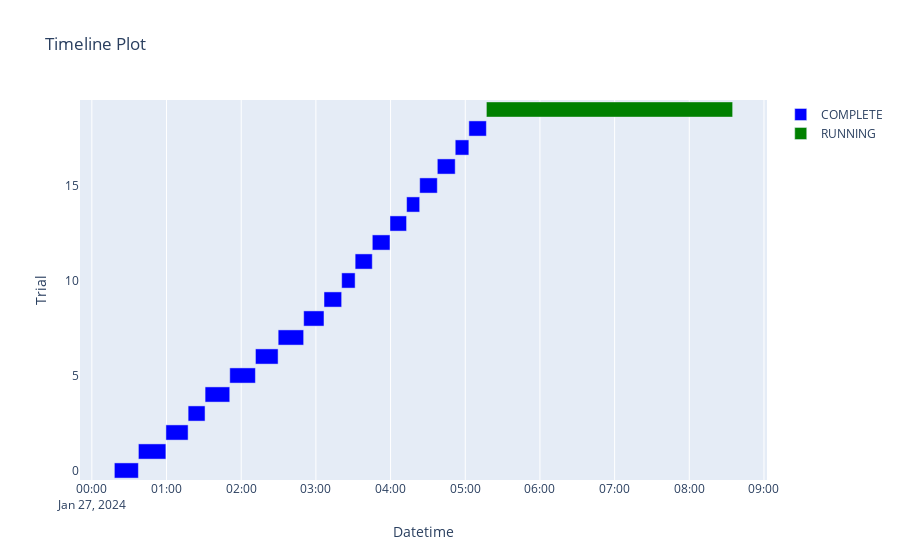

This figure's notebook cell:
### Code cell
plot_timeline(study)

### Figure 1 — Plotly figure (JSON) as saved in the notebook; plotly's stock layout.template omitted (floating-point values rounded to 4 significant figures)
{"data": [{"base": ["2024-01-27T00:18:04.562838", "2024-01-27T00:37:24.130040", "2024-01-27T00:59:30.289170", "2024-01-27T01:17:20.552049", "2024-01-27T01:30:58.434043", "2024-01-27T01:50:48.479059", "2024-01-27T02:11:25.944841", "2024-01-27T02:29:41.466138", "2024-01-27T02:50:10.986072", "2024-01-27T03:06:30.945310", "2024-01-27T03:20:42.695234", "2024-01-27T03:31:31.896877", "2024-01-27T03:45:19.052269", "2024-01-27T03:59:32.222684", "2024-01-27T04:12:51.792926", "2024-01-27T04:23:24.150124", "2024-01-27T04:37:33.414420", "2024-01-27T04:51:56.594497", "2024-01-27T05:02:54.336861"], "hovertemplate": "%{text}<extra>COMPLETE</extra>", "marker": {"color": "blue"}, "name": "COMPLETE", "orientation": "h", "text": ["{<br>  \"number\": 0,<br>  \"values\": [<br>    0.26179999113082886<br>  ],<br>  \"params\": {<br>    \"conv_0_filters\": 95,<br>    \"conv_0_kernel_size\": 5,<br>    \"num_conv_layers\": 4,<br>    \"conv_1_filters\": 18,<br>    \"conv_1_kernel_size\": 3,<br>    \"conv_2_filters\": 76,<br>    \"conv_2_kernel_size\": 7,<br>    \"conv_3_filters\": 17,<br>    \"conv_3_kernel_size\": 5,<br>    \"optimizer\": \"sgd\",<br>    \"lr_o\": 0.001<br>  }<br>}", "{<br>  \"number\": 1,<br>  \"values\": [<br>    0.29089999198913574<br>  ],<br>  \"params\": {<br>    \"conv_0_filters\": 35,<br>    \"conv_0_kernel_size\": 3,<br>    \"num_conv_layers\": 4,<br>    \"conv_1_filters\": 17,<br>    \"conv_1_kernel_size\": 7,<br>    \"conv_2_filters\": 22,<br>    \"conv_2_kernel_size\": 7,<br>    \"conv_3_filters\": 79,<br>    \"conv_3_kernel_size\": 5,<br>    \"optimizer\": \"sgd\",<br>    \"lr_o\": 0.01<br>  }<br>}", "{<br>  \"number\": 2,<br>  \"values\": [<br>    0.3068999946117401<br>  ],<br>  \"params\": {<br>    \"conv_0_filters\": 108,<br>    \"conv_0_kernel_size\": 3,<br>    \"num_conv_layers\": 2,<br>    \"conv_1_filters\": 23,<br>    \"conv_1_kernel_size\": 3,<br>    \"optimizer\": \"adam\",<br>    \"lr_o\": 0.001<br>  }<br>}", "{<br>  \"number\": 3,<br>  \"values\": [<br>    0.0982000008225441<br>  ],<br>  \"params\": {<br>    \"conv_0_filters\": 35,<br>    \"conv_0_kernel_size\": 7,<br>    \"num_conv_layers\": 1,<br>    \"optimizer\": \"sgd\",<br>    \"lr_o\": 0.1<br>  }<br>}", "{<br>  \"number\": 4,<br>  \"values\": [<br>    0.009999999776482582<br>  ],<br>  \"params\": {<br>    \"conv_0_filters\": 60,<br>    \"conv_0_kernel_size\": 5,<br>    \"num_conv_layers\": 3,<br>    \"conv_1_filters\": 27,<br>    \"conv_1_kernel_size\": 7,<br>    \"conv_2_filters\": 52,<br>    \"conv_2_kernel_size\": 3,<br>    \"optimizer\": \"adam\",<br>    \"lr_o\": 0.1<br>  }<br>}", "{<br>  \"number\": 5,<br>  \"values\": [<br>    0.3077000081539154<br>  ],<br>  \"params\": {<br>    \"conv_0_filters\": 47,<br>    \"conv_0_kernel_size\": 5,<br>    \"num_conv_layers\": 3,<br>    \"conv_1_filters\": 100,<br>    \"conv_1_kernel_size\": 5,<br>    \"conv_2_filters\": 54,<br>    \"conv_2_kernel_size\": 5,<br>    \"optimizer\": \"sgd\",<br>    \"lr_o\": 0.001<br>  }<br>}", "{<br>  \"number\": 6,<br>  \"values\": [<br>    0.2207999974489212<br>  ],<br>  \"params\": {<br>    \"conv_0_filters\": 36,<br>    \"conv_0_kernel_size\": 7,<br>    \"num_conv_layers\": 3,<br>    \"conv_1_filters\": 71,<br>    \"conv_1_kernel_size\": 5,<br>    \"conv_2_filters\": 30,<br>    \"conv_2_kernel_size\": 7,<br>    \"optimizer\": \"adam\",<br>    \"lr_o\": 0.01<br>  }<br>}", "{<br>  \"number\": 7,<br>  \"values\": [<br>    0.2858999967575073<br>  ],<br>  \"params\": {<br>    \"conv_0_filters\": 62,<br>    \"conv_0_kernel_size\": 3,<br>    \"num_conv_layers\": 4,<br>    \"conv_1_filters\": 112,<br>    \"conv_1_kernel_size\": 3,<br>    \"conv_2_filters\": 25,<br>    \"conv_2_kernel_size\": 5,<br>    \"conv_3_filters\": 17,<br>    \"conv_3_kernel_size\": 3,<br>    \"optimizer\": \"adam\",<br>    \"lr_o\": 0.001<br>  }<br>}", "{<br>  \"number\": 8,<br>  \"values\": [<br>    0.00989999994635582<br>  ],<br>  \"params\": {<br>    \"conv_0_filters\": 54,<br>    \"conv_0_kernel_size\": 7,<br>    \"num_conv_layers\": 3,<br>    \"conv_1_filters\": 20,<br>    \"conv_1_kernel_size\": 5,<br>    \"conv_2_filters\": 121,<br>    \"conv_2_kernel_size\": 5,<br>    \"optimizer\": \"adam\",<br>    \"lr_o\": 0.1<br>  }<br>}", "{<br>  \"number\": 9,<br>  \"values\": [<br>    0.34439998865127563<br>  ],<br>  \"params\": {<br>    \"conv_0_filters\": 69,<br>    \"conv_0_kernel_size\": 3,<br>    \"num_conv_layers\": 2,<br>    \"conv_1_filters\": 51,<br>    \"conv_1_kernel_size\": 7,<br>    \"optimizer\": \"sgd\",<br>    \"lr_o\": 0.001<br>  }<br>}", "{<br>  \"number\": 10,<br>  \"values\": [<br>    0.28209999203681946<br>  ],<br>  \"params\": {<br>    \"conv_0_filters\": 17,<br>    \"conv_0_kernel_size\": 3,<br>    \"num_conv_layers\": 1,<br>    \"optimizer\": \"sgd\",<br>    \"lr_o\": 0.001<br>  }<br>}", "{<br>  \"number\": 11,<br>  \"values\": [<br>    0.3546000123023987<br>  ],<br>  \"params\": {<br>    \"conv_0_filters\": 79,<br>    \"conv_0_kernel_size\": 5,<br>    \"num_conv_layers\": 2,<br>    \"conv_1_filters\": 50,<br>    \"conv_1_kernel_size\": 5,<br>    \"optimizer\": \"sgd\",<br>    \"lr_o\": 0.001<br>  }<br>}", "{<br>  \"number\": 12,<br>  \"values\": [<br>    0.3271999955177307<br>  ],<br>  \"params\": {<br>    \"conv_0_filters\": 84,<br>    \"conv_0_kernel_size\": 5,<br>    \"num_conv_layers\": 2,<br>    \"conv_1_filters\": 44,<br>    \"conv_1_kernel_size\": 7,<br>    \"optimizer\": \"sgd\",<br>    \"lr_o\": 0.001<br>  }<br>}", "{<br>  \"number\": 13,<br>  \"values\": [<br>    0.36500000953674316<br>  ],<br>  \"params\": {<br>    \"conv_0_filters\": 76,<br>    \"conv_0_kernel_size\": 3,<br>    \"num_conv_layers\": 2,<br>    \"conv_1_filters\": 47,<br>    \"conv_1_kernel_size\": 5,<br>    \"optimizer\": \"sgd\",<br>    \"lr_o\": 0.001<br>  }<br>}", "{<br>  \"number\": 14,<br>  \"values\": [<br>    0.2994000017642975<br>  ],<br>  \"params\": {<br>    \"conv_0_filters\": 123,<br>    \"conv_0_kernel_size\": 5,<br>    \"num_conv_layers\": 1,<br>    \"optimizer\": \"sgd\",<br>    \"lr_o\": 0.001<br>  }<br>}", "{<br>  \"number\": 15,<br>  \"values\": [<br>    0.3343000113964081<br>  ],<br>  \"params\": {<br>    \"conv_0_filters\": 79,<br>    \"conv_0_kernel_size\": 3,<br>    \"num_conv_layers\": 2,<br>    \"conv_1_filters\": 37,<br>    \"conv_1_kernel_size\": 5,<br>    \"optimizer\": \"sgd\",<br>    \"lr_o\": 0.01<br>  }<br>}", "{<br>  \"number\": 16,<br>  \"values\": [<br>    0.34279999136924744<br>  ],<br>  \"params\": {<br>    \"conv_0_filters\": 24,<br>    \"conv_0_kernel_size\": 5,<br>    \"num_conv_layers\": 2,<br>    \"conv_1_filters\": 63,<br>    \"conv_1_kernel_size\": 5,<br>    \"optimizer\": \"sgd\",<br>    \"lr_o\": 0.001<br>  }<br>}", "{<br>  \"number\": 17,<br>  \"values\": [<br>    0.29899999499320984<br>  ],<br>  \"params\": {<br>    \"conv_0_filters\": 79,<br>    \"conv_0_kernel_size\": 5,<br>    \"num_conv_layers\": 1,<br>    \"optimizer\": \"sgd\",<br>    \"lr_o\": 0.001<br>  }<br>}", "{<br>  \"number\": 18,<br>  \"values\": [<br>    0.2842999994754791<br>  ],<br>  \"params\": {<br>    \"conv_0_filters\": 46,<br>    \"conv_0_kernel_size\": 3,<br>    \"num_conv_layers\": 2,<br>    \"conv_1_filters\": 33,<br>    \"conv_1_kernel_size\": 5,<br>    \"optimizer\": \"sgd\",<br>    \"lr_o\": 0.1<br>  }<br>}"], "textposition": "none", "type": "bar", "x": [1159000.0, 1325000.0, 1070000.0, 816600.0, 1189000.0, 1237000.0, 1092000.0, 1229000.0, 979500.0, 851600.0, 649100.0, 826800.0, 852800.0, 799200.0, 632300.0, 848900.0, 862800.0, 657300.0, 844200.0], "y": [0, 1, 2, 3, 4, 5, 6, 7, 8, 9, 10, 11, 12, 13, 14, 15, 16, 17, 18]}, {"base": ["2024-01-27T05:16:58.657485"], "hovertemplate": "%{text}<extra>RUNNING</extra>", "marker": {"color": "green"}, "name": "RUNNING", "orientation": "h", "text": ["{<br>  \"number\": 19,<br>  \"values\": null,<br>  \"params\": {<br>    \"conv_0_filters\": 126,<br>    \"conv_0_kernel_size\": 7,<br>    \"num_conv_layers\": 3,<br>    \"conv_1_filters\": 74,<br>    \"conv_1_kernel_size\": 5,<br>    \"conv_2_filters\": 16,<br>    \"conv_2_kernel_size\": 3,<br>    \"optimizer\": \"sgd\",<br>    \"lr_o\": 0.01<br>  }<br>}"], "textposition": "none", "type": "bar", "x": [11870000.0], "y": [19]}], "layout": {"showlegend": true, "title": {"text": "Timeline Plot"}, "xaxis": {"title": {"text": "Datetime"}, "type": "date"}, "yaxis": {"title": {"text": "Trial"}}}}
